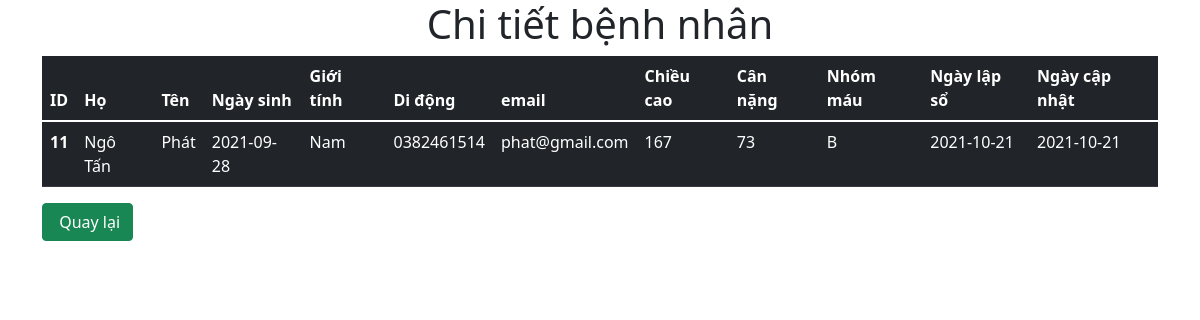
Page /chitiet_1.php?id=11 on the committed database.
### tables this page shows
CREATE TABLE `patientt` (
  `patienid` int(10) UNSIGNED NOT NULL,
  `firstname` varchar(50) NOT NULL,
  `lastname` varchar(50) NOT NULL,
  `dateofbirth` date NOT NULL,
  `gender` tinyint(1) NOT NULL,
  `mobile` varchar(12) NOT NULL,
  `email` varchar(255) NOT NULL,
  `height` varchar(50) NOT NULL,
  `weight` varchar(50) NOT NULL,
  `blood_type` varchar(50) NOT NULL,
  `created_on` date NOT NULL DEFAULT current_timestamp(),
  `modified_on` date NOT NULL DEFAULT current_timestamp()
);

### src/chitiet_1.php (the view, shortened to what this page needs)
<?php
    include './menu_footer/menu.php';
?>
    <h1 class="text-center">Chi tiết bệnh nhân</h1>
    <div class="container">
        <table class="table table-dark table-hover">
            <thead>
                <tr>
                <th scope="col">ID </th>
                <th scope="col">Họ</th>
                <th scope="col">Tên</th>
                <th scope="col">Ngày sinh</th>
                <th scope="col">Giới tính</th>
                <th scope="col">Di động</th>
                <th scope="col">email</th>
                <th scope="col">Chiều cao</th>
                <th scope="col">Cân nặng</th>
                <th scope="col">Nhóm máu</th>
                <th scope="col">Ngày lập sổ</th>
                <th scope="col">Ngày cập nhật</th>
                </tr>
            </thead>
            <tbody>
                <?php
                    include './config.php';
                    $id = $_GET['id'];
                    $sql = "SELECT * FROM patientt WHERE patienid = '$id'";
                    $result = mysqli_query($conn,$sql);
                    if(mysqli_num_rows($result) > 0)
                    {
                        while($row = mysqli_fetch_assoc($result)){
                            echo '<tr>';
                            echo '<th scope="row">'.$row['patienid'].'</th>';
                            echo '<td>'.$row['firstname'].'</td>';
                            echo '<td>'.$row['lastname'].'</td>';
                            echo '<td>'.$row['dateofbirth'].'</td>';
                            if($row['gender'] == '1'){
                                $gender = 'Nam';
                            }else{
                                $gender = 'Nữ';
                            }
                            echo '<td>'.$gender.'</td>';
                            echo '<td>'.$row['mobile'].'</td>';
                            echo '<td>'.$row['email'].'</td>';
                            echo '<td>'.$row['height'].'</td>';
                            echo '<td>'.$row['weight'].'</td>';
                            echo '<td>'.$row['blood_type'].'</td>';
                            echo '<td>'.$row['created_on'].'</td>';
                            echo '<td>'.$row['modified_on'].'</td>';
                            echo '</tr>';
                        }
                    }
                ?>
            </tbody>
        </table>
        <a href="index.php" class="btn btn-success mb-3"><i class="fad fa-chevron-square-left"></i> Quay lại</a>
    </div>
<?php
    include './menu_footer/footer.php';
?>

### rows in the picture
patientt: patienid "11", firstname "Ngô Tấn", lastname "Phát", dateofbirth "2021-09-28", gender "Nam", mobile "0382461514", email "phat@gmail.com", height "167", weight "73", blood_type "B", created_on "2021-10-21", modified_on "2021-10-21"
